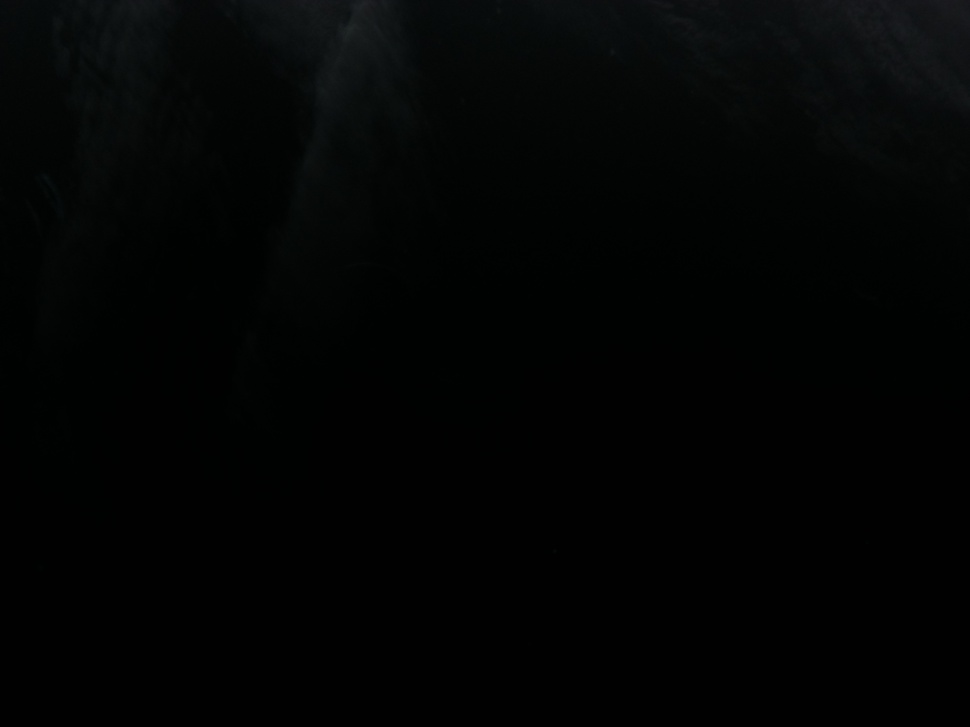
#> input picture src/PostProcCreateNDVI/FilesIn/idaeoh11_pic_003.jpg, 970 x 727 px, shrunk from 4056 x 3040 before the run; its folder holds only this picture in this run
$ python PostProcCreateNDVI.py
#> lines starting #> are read from the running program, lines starting #| are printed output that depends on the picture
"""

Group: IPAEOH11

Program description:

  - Read and proccess each 176 received images.
  - These images must be located at ./FilesIn
  - For each received image is created one NDVI image located at ./FilesNDVI with name format : idaeoh11_pic_XXX_NDVI.jpg

  Input files:

    Name : ./FilesIn/idaeoh11_pic_XXX.jpg

  Output Files:

    Name : ./FilesOut/idaeoh11_pic_XXX_NDVI.jpg
       NDVI images files.

"""
import cv2
import numpy as np
import matplotlib.pyplot as plt

from PIL import Image
from PIL.ExifTags import TAGS, GPSTAGS
import os
from gmplot import gmplot
from decimal import Decimal

def list_filtered_directory_files(directory, extension):
#> called with directory = './FilesIn/', extension = '.jpg'
    filesOut = []
    file_list = os.listdir(directory)

    filtered_files = [file_name for file_name in file_list if file_name.endswith(extension)]

    for file_name in filtered_files:
            filesOut.append(file_name)
    return sorted(filesOut)

def calculate_ndvi(image_path):
    # Read the image
#> called with image_path = './FilesIn/idaeoh11_pic_003.jpg'
    image = cv2.imread(image_path)
#> image is the input picture: shape (727, 970, 3); mean B, G, R 3.6, 3.9, 2.7

    # Extract the NIR and Red channels
    nir_channel = image[:, :, 0]  # Assuming NIR is in the third channel
    red_channel = image[:, :, 2]  # Assuming Red is in the first channel
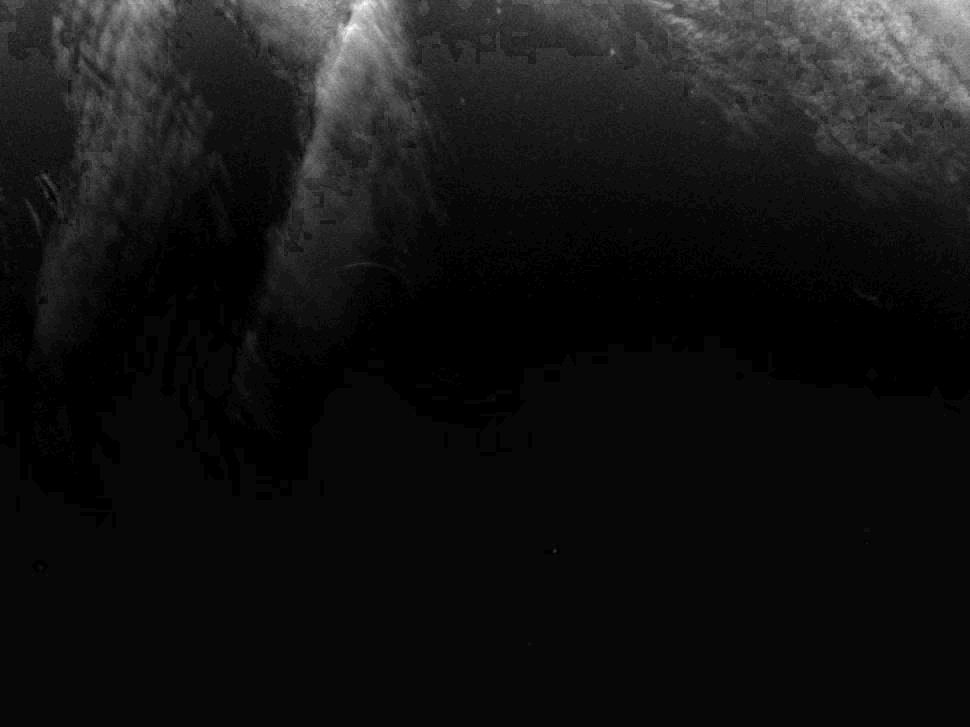
#> red_channel: shape (727, 970); min 0, max 34, mean 2.7; drawn with min black and max white

    # Convert the channel values to float32
    nir_channel = nir_channel.astype(np.float32)
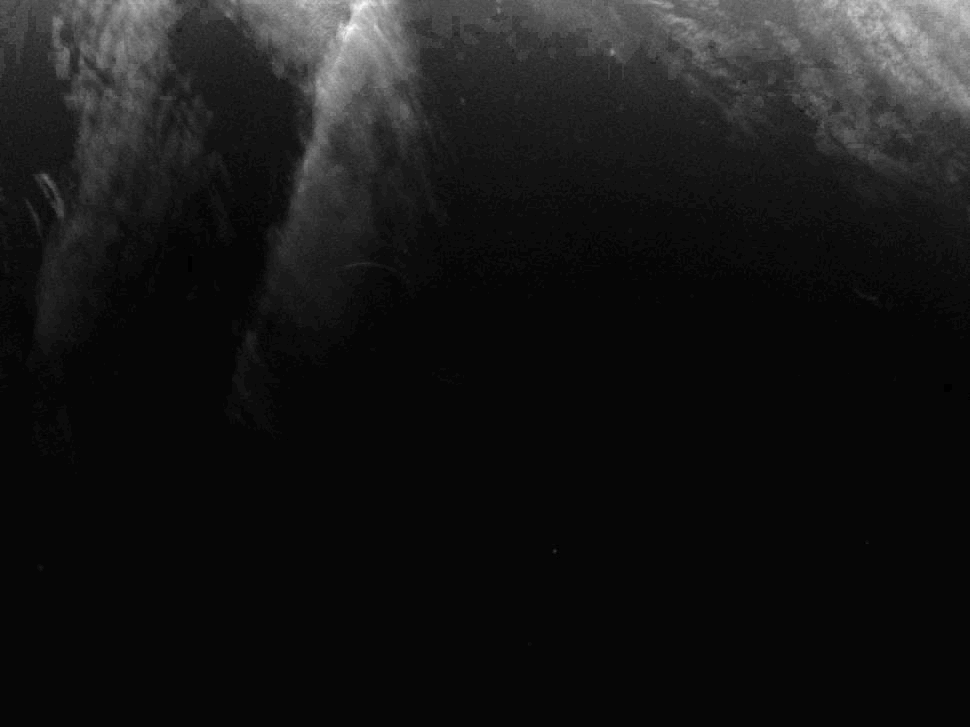
#> nir_channel: shape (727, 970) float32; min 0, max 40, mean 3.6; drawn with min black and max white
    red_channel = red_channel.astype(np.float32)

    # Calculate NDVI
    ndvi = (nir_channel - red_channel) / (nir_channel + red_channel)
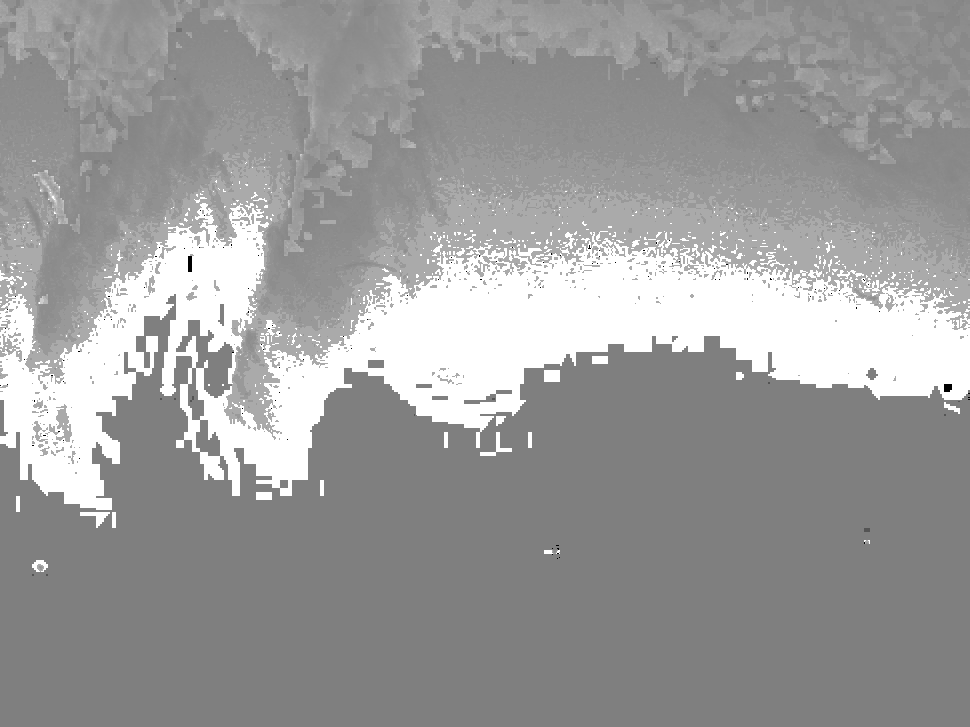
#> ndvi: shape (727, 970) float32; 0.04% of the values are NaN or infinite; the others: min -1, max 1, mean 0.229; drawn with min black, max white, NaN and infinite black

    return ndvi

def main():
    try:


        directoryPathInput = "./FilesIn/"
        directoryPathOutput = "./FilesNDVI/"

        listaFiles = list_filtered_directory_files(directoryPathInput, ".jpg")
        for oneFile in listaFiles:
            # Provide the path to your input image
            inputFile = oneFile
            print(inputFile)

            # Call the function to calculate the NDVI
            ndviImage = calculate_ndvi(directoryPathInput+inputFile)

            # Save the NDVI image to disk

            outputFile = inputFile[0:16] + "_NDVI" + inputFile[16:]
            plt.imsave(directoryPathOutput+outputFile, ndviImage, cmap='RdYlGn')

    except OSError as e:
        print("OSError: {0}".format(e))


if __name__=="__main__":
  main()
